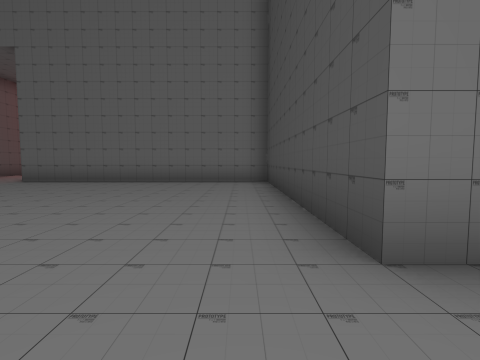
view 1 (above)

23 first-person views from a walk through a 3-D level made in the Unity game engine. The camera is 1.2 m above the floor, tilts 4° down and sees 85° across. The floor is counted in squares, 2 m on a side. Each view is taken from the middle of a square. On the plan, view 1 faces up. The plan holds only what a view shows up to about 9 squares ahead; the rest is blank. The place goes on beyond the plan.

view 2
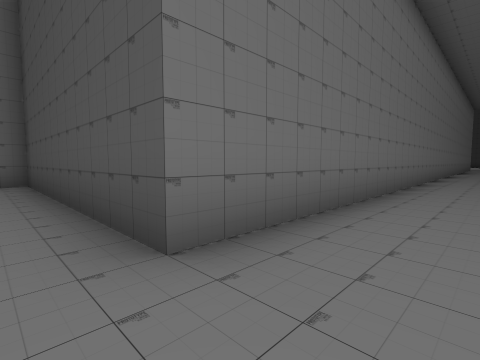

view 3
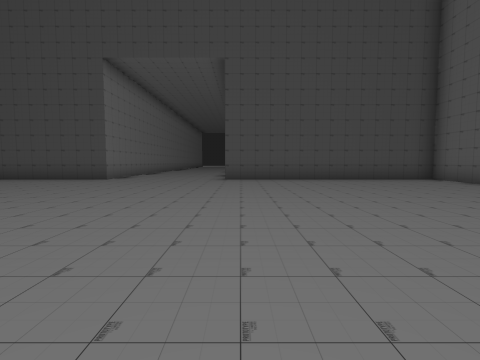

view 4
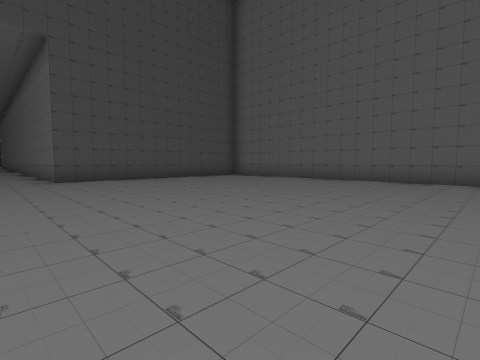

view 5
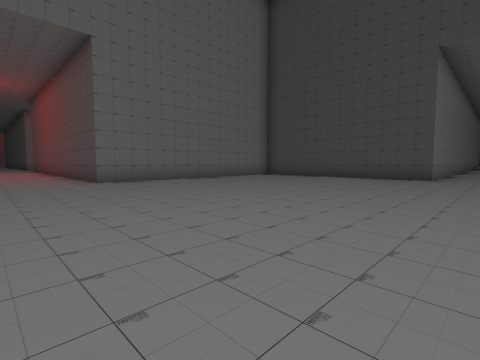

view 6
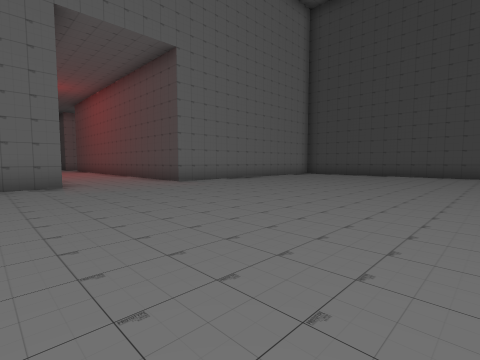

view 7
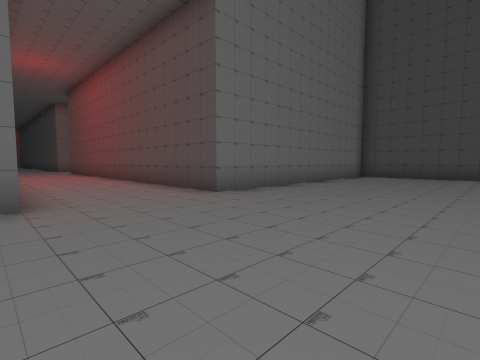

view 8
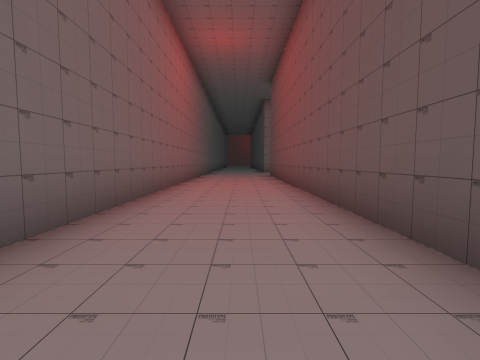

view 9
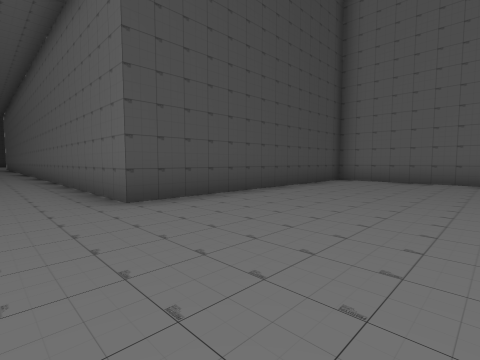

view 10
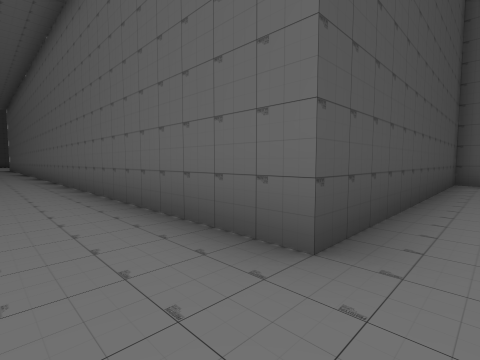

view 11
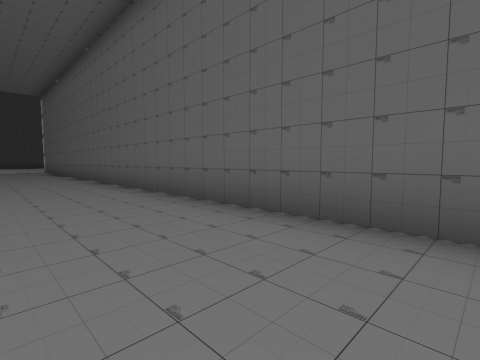

view 12
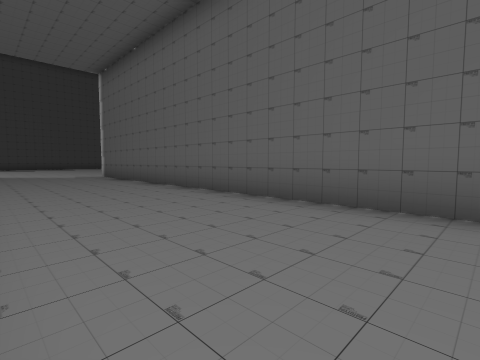

view 13
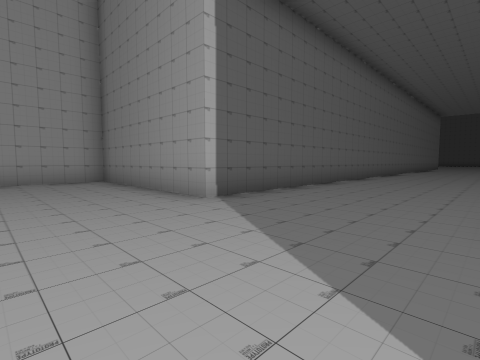

view 14
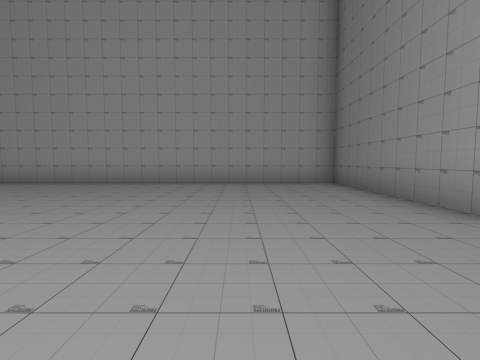

view 15
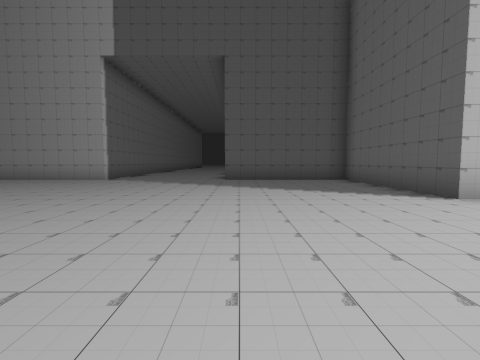

view 16
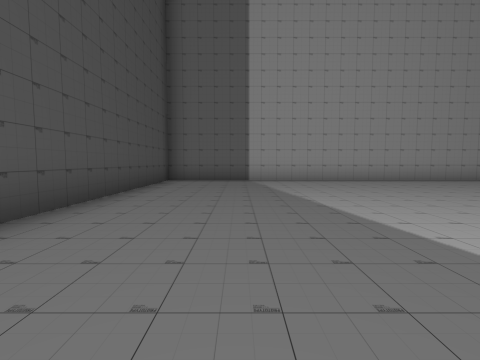

view 17
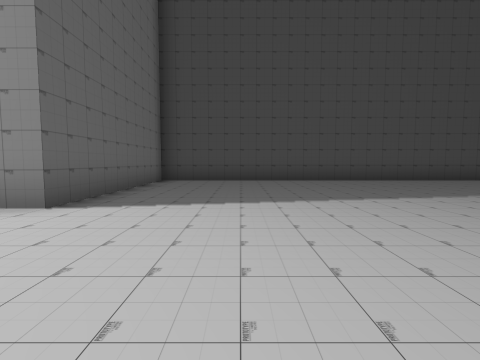

view 18
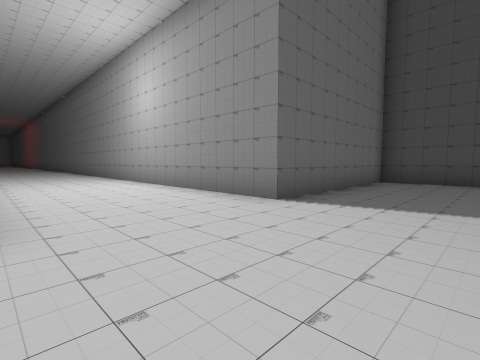

view 19
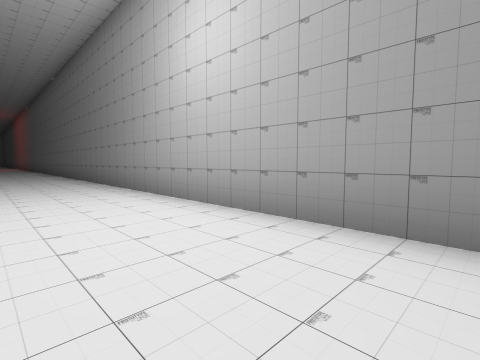

view 20
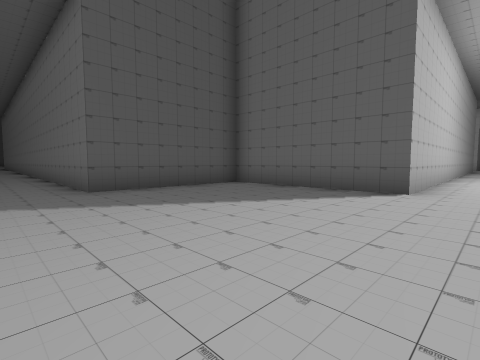

view 21
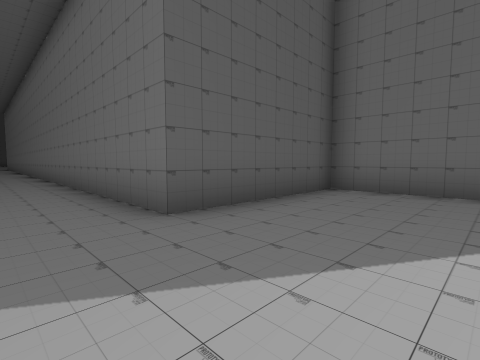

view 22
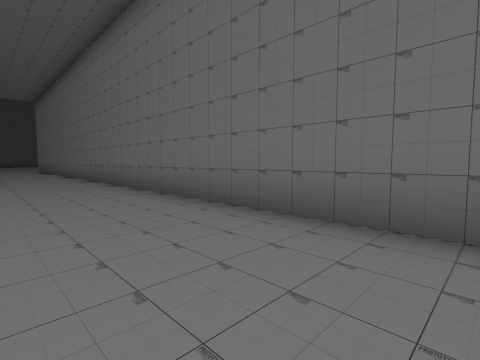

view 23
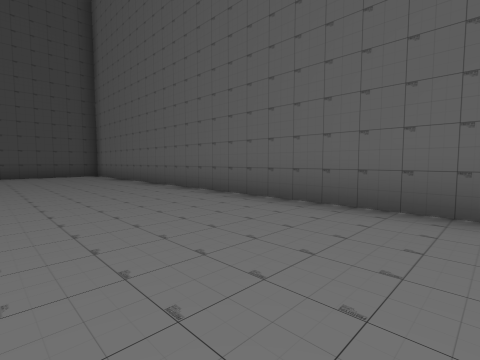

### Floor plan
Points are (right, up) in squares from view 1. A wall is a line through its corners. A room is listed if a view was taken in it or the views show most of it. See-through windows are left out.
Room 1 (views 1, 2, 3, 4, 5, 6, 7, 8, 9, 10, 11, 12, 22, 23)
walls: (-9.6, 8) (-10.8, 8); (-10.9, -9.5) (0.8, -9.5) (0.8, -2.5) (23.3, -2.5) (23.3, -3.5); (-9.7, 17.1) (-9.7, 9.8); (23.3, 1.5) (0.8, 1.5) (0.8, 8) (-6.7, 8) (-6.7, 17)
ways out: opening at (23.8, -1) to room 2
Room 2 (views 13, 14, 15, 16, 17, 18, 19, 20, 21)
walls: (27.8, 6.9) (27.8, 5.5) (23.3, 5.5) (23.3, 1.5); (23.3, -3.5) (23.3, -7.5) (36.3, -7.5) (36.3, 5.5) (31.3, 5.5) (31.3, 17.5)
ways out: opening at (23.8, -1) to room 1

Where each view was taken, in squares from view 1:
view 1: 0 up, 0 right, facing up
view 2: 0 up, 0 right, facing up-right
view 3: 3 down, 8 left, facing right
view 4: 1 down, 8 left, facing down-right
view 5: 0 up, 9 left, facing up-right
view 6: 1 up, 11 left, facing up-right
view 7: 4 up, 10 left, facing up-right
view 8: 8 up, 8 left, facing up
view 9: 1 down, 3 left, facing down-right
view 10: 1 down, 0 right, facing down-right
view 11: 0 up, 6 right, facing down-right
view 12: 1 up, 12 right, facing down-right
view 13: 1 up, 26 right, facing down-left
view 14: 0 up, 26 right, facing down
view 15: 2 up, 32 right, facing left
view 16: 1 up, 34 right, facing down
view 17: 3 up, 28 right, facing right
view 18: 3 up, 28 right, facing up-right
view 19: 7 up, 29 right, facing up-right
view 20: 0 up, 29 right, facing up-left
view 21: 0 up, 26 right, facing up-left
view 22: 1 down, 20 right, facing up-left
view 23: 6 down, 11 left, facing down-right
